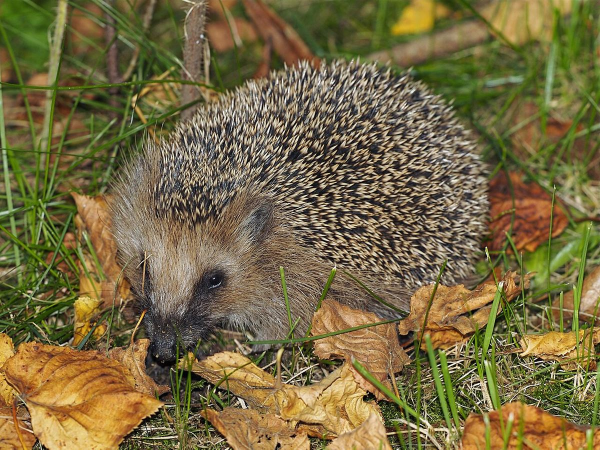
#> input picture images/hedgehog.jpg, 1200 x 899 px, found by its file name (shown at 1/2 size); its folder holds 4 pictures in this run
$ python make-images.py
#> lines starting #> are read from the running program, lines starting #| are printed output that depends on the picture
"""Make the art-directed, optimised image set for each animal.

For each photo in images/<id>.jpg (the original download) this writes:
  <id>-square-{480,960}.webp  tight crop for phones (animal page)
  <id>-wide-{800,1200}.webp   3:2 crop with more habitat for tablets (animal page)
  <id>-card-{400,800}.webp    4:3 crop for the animal cards
  <id>.jpg                    re-saved at 1200px wide as the fallback for old browsers
Run from the project folder: python3 tools/make-images.py
"""
from pathlib import Path
from PIL import Image

# Where the animal sits in each photo, as fractions of width and height.
FOCUS = {
    "hedgehog": (0.45, 0.55),
    "red-squirrel": (0.45, 0.50),
    "barn-owl": (0.50, 0.45),
    "otter": (0.55, 0.50),
    "badger": (0.50, 0.50),
    "kingfisher": (0.50, 0.53),
}

def crop(img, ratio, focus):
    """Largest crop of the given width/height ratio, centred on the focus point."""
    w, h = img.size
    cw, ch = (w, round(w / ratio)) if w / h < ratio else (round(h * ratio), h)
    cw, ch = min(cw, w), min(ch, h)
    left = min(max(round(focus[0] * w - cw / 2), 0), w - cw)
    top = min(max(round(focus[1] * h - ch / 2), 0), h - ch)
    return img.crop((left, top, left + cw, top + ch))

def save(img, path, width):
    img = img.resize((width, round(width * img.height / img.width)), Image.LANCZOS)
    img.save(path, "WEBP", quality=72, method=6)

images = Path("images")
for animal, focus in FOCUS.items():
    original = images / f"{animal}.jpg"
    img = Image.open(original).convert("RGB")
#> img is the input picture: PIL image 1200x899 RGB; mean R, G, B 119, 106.2, 66.1
    for name, ratio, widths in (("square", 1, (480, 960)), ("wide", 3 / 2, (800, 1200)), ("card", 4 / 3, (400, 800))):
        cropped = crop(img, ratio, focus)
        for width in widths:
            save(cropped, images / f"{animal}-{name}-{width}.webp", min(width, cropped.width))
#> this loop made 3 passes
#> pass 1, `cropped = crop(img, ratio, focus)`:
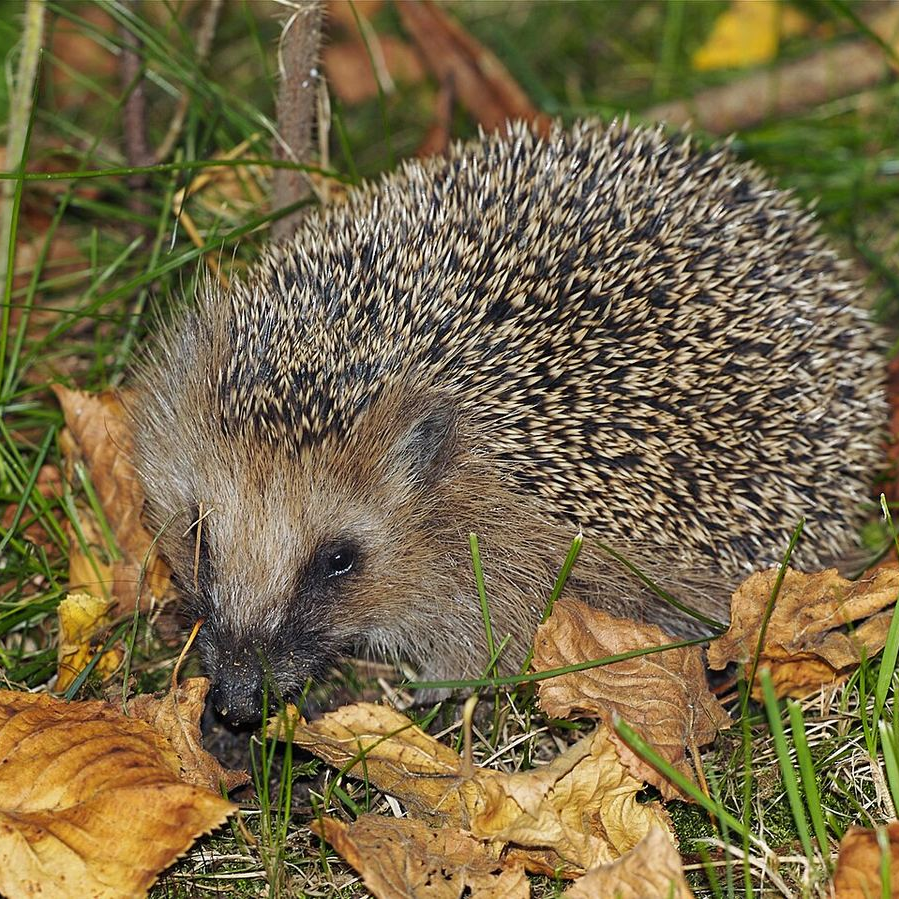
#> cropped: PIL image 899x899 RGB; mean R, G, B 119.7, 105.4, 70.7
#> pass 1, in save, `img = img.resize((width, round(width * img.height / img.width)), Image..`:
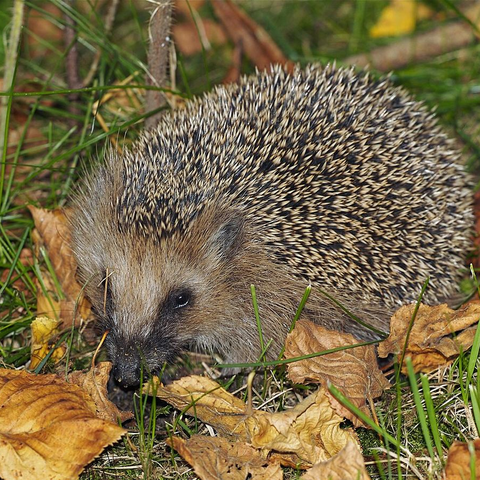
#> img: PIL image 480x480 RGB; mean R, G, B 119.6, 105.4, 70.7
#> pass 2, `cropped = crop(img, ratio, focus)`:
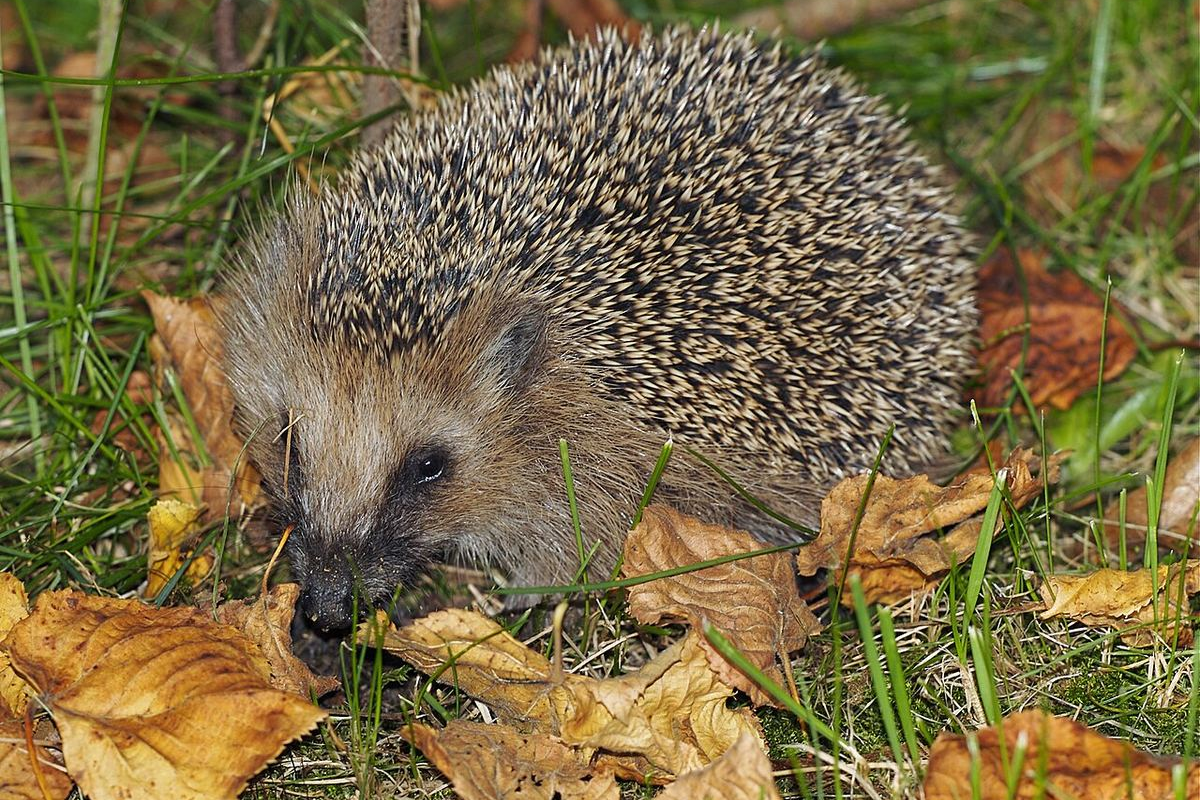
#> cropped: PIL image 1200x800 RGB; mean R, G, B 120.2, 106.5, 68
#> (the run stopped early here; a loop or call above may not have finished)
